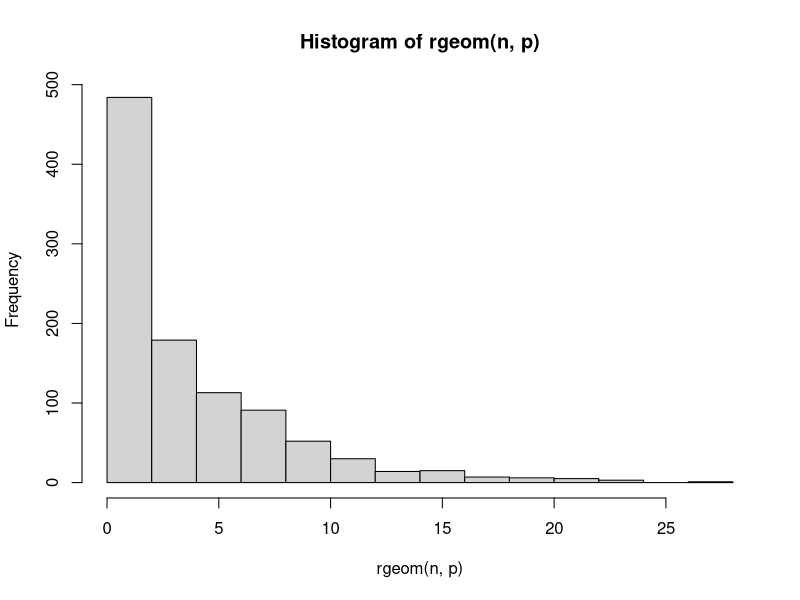

Reproduce this figure in R.
# 1.a
x = 3
p = 0.2

dgeom(x, p)

# 1.b
n = 1000
prob = 0.2
X = 3
mean(rgeom(n, prob) == X)

# 1.c
# Perbandingan Hasil a dan b. Dari hasil
# Dari hasil a dan b

# 1.d
X = 3
hist(rgeom(n, p))

# 1.e
Rataan = 1/p
Rataan

Varian = (1-p)/p^2
Varian